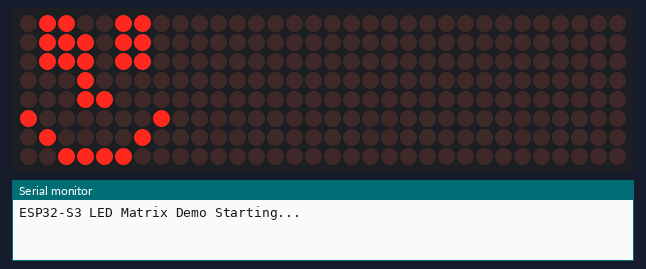
Bench run of a sketch on a simulated Arduino Uno, built with avr-gcc and run on an emulated ATmega328P. Shown: 32×8 LED matrix, the last lines printed to the serial monitor.

Above: at 0.1 s.
At 6.4 s:
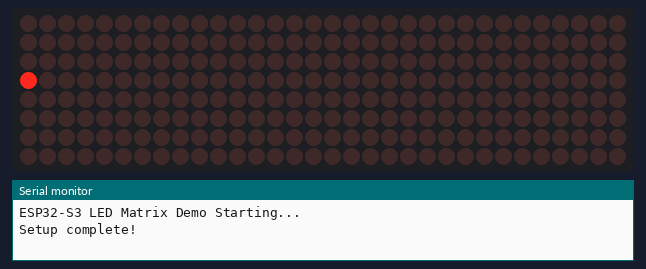
At 9.8 s:
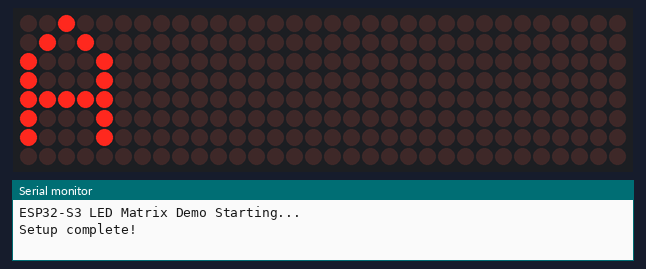

The sketch:

06-043-8x8_LED_display_multiple.ino
```cpp
/*  06.043 - Simple 8x8 LED Matrix Display for ESP32-S3 (Minimal Version)
 *
 * Course: IoT Development with ESP32-S3
 * Target Hardware: ESP32-S3-DevKitC-1 v1.1
 * Module: ESP32-S3-WROOM-1-N16R16V
 *
 * This minimal sketch shows how to display simple patterns and animations
 * on four 8x8 LED matrix displays. Perfect for beginners to learn the basics
 * of SPI communication and LED matrix control.
 *
 * HARDWARE INFORMATION:
 * =====================
 * - ESP32-S3-DevKitC-1 v1.1 development board
 * - 4x 8x8 LED Matrix displays with MAX7219/MAX7221 driver
 * - Breadboard and jumper wires
 * - USB-C cable for power and programming
 *
 * CIRCUIT DIAGRAM:
 * ================
 *
 *     ESP32-S3          LED Matrix Chain
 *     ┌─────────┐       ┌─────┐ ┌─────┐ ┌─────┐ ┌─────┐
 *     │      3V3├───────┤VCC  │─│VCC  │─│VCC  │─│VCC  │
 *     │      GND├───────┤GND  │─│GND  │─│GND  │─│GND  │
 *     │  GPIO11 ├───────┤DIN  ├─┤DIN  ├─┤DIN  ├─┤DIN  │
 *     │  GPIO12 ├───────┤CLK  ├─┤CLK  ├─┤CLK  ├─┤CLK  │
 *     │  GPIO10 ├───────┤CS   ├─┤CS   ├─┤CS   ├─┤CS   │
 *     └─────────┘       └─────┘ └─────┘ └─────┘ └─────┘
 *
 * COMPONENTS:
 * ===========
 * - 1x ESP32-S3-DevKitC-1 v1.1
 * - 4x MAX7219 8x8 LED Matrix modules
 * - 8x Jumper wires (Male-to-Male)
 *
 * GPIO ASSIGNMENTS:
 * =================
 * GPIO10 → CS (Chip Select)
 * GPIO11 → DIN (Data Input)
 * GPIO12 → CLK (Clock)
 * 3V3    → VCC (Power)
 * GND    → GND (Ground)
 *
 * TECHNICAL NOTES:
 * ================
 * - Connect displays in chain: ESP32 → Display0 → Display1 → Display2 → Display3
 * - Each display uses about 150mA at full brightness
 * - Total power: 4 × 150mA = 600mA (within ESP32-S3 limits)
 *
 * IDE REQUIREMENTS:
 * =================
 * - Arduino IDE 2.0+
 * - ESP32 Arduino Core v3.0+
 * - Board: "ESP32S3 Dev Module"
 * - Libraries: SPI, Adafruit_GFX, Max72xxPanel
 *
 * Created: May 22, 2017 by Peter Dalmaris
 * Updated: December 28, 2024 for ESP32-S3 compatibility
 */

#include <SPI.h>
#include <Adafruit_GFX.h>
#include <Max72xxPanel.h>

// Pin connections for ESP32-S3
const int CS_PIN = 10;    // Chip Select pin

// Create matrix object (CS pin, horizontal displays, vertical displays)
Max72xxPanel matrix = Max72xxPanel(CS_PIN, 4, 1);

// Smiley face pattern - each pair is {x, y} coordinates
const int smiley[25][2] = {
  // Left Eye
  {1,0}, {2,0}, {1,1}, {1,2}, {2,1}, {2,2},
  // Right Eye
  {5,0}, {6,0}, {5,1}, {5,2}, {6,1}, {6,2},
  // Nose
  {3,1}, {3,2}, {3,3}, {3,4}, {4,4},
  // Mouth
  {0,5}, {1,6}, {2,7}, {3,7}, {4,7}, {5,7}, {6,6}, {7,5}
};

void setup() {
  // Start serial communication for debugging
  Serial.begin(115200);
  Serial.println("ESP32-S3 LED Matrix Demo Starting...");

  // Configure the displays
  matrix.setIntensity(4);    // Set brightness (0-15)
  matrix.fillScreen(LOW);    // Clear the screen

  // Set display positions (important for 4-display chain)
  matrix.setPosition(0, 3, 0);  // Display 0 at position 3 (rightmost)
  matrix.setPosition(1, 2, 0);  // Display 1 at position 2
  matrix.setPosition(2, 1, 0);  // Display 2 at position 1
  matrix.setPosition(3, 0, 0);  // Display 3 at position 0 (leftmost)

  // Show smiley face pattern
  drawSmiley();
  delay(3000);

  Serial.println("Setup complete!");
}

void loop() {
  // Run different animations
  animatePixel();     // Moving pixel animation
  delay(500);

  animateCharacter(); // Moving character animation
  delay(500);

  drawSmiley();       // Show smiley face
  delay(2000);
}

// Draw the smiley face using the pattern array
void drawSmiley() {
  matrix.fillScreen(LOW);  // Clear screen

  // Draw each pixel of the smiley face
  for (int i = 0; i < 25; i++) {
    int x = smiley[i][0];
    int y = smiley[i][1];
    matrix.drawPixel(x, y, HIGH);
  }

  matrix.write();  // Update the display
}

// Animate a single pixel moving back and forth
void animatePixel() {
  matrix.fillScreen(LOW);

  // Move pixel left to right
  for (int x = 0; x < 32; x++) {
    matrix.drawPixel(x, 3, HIGH);  // Turn on pixel
    matrix.write();
    delay(50);
    matrix.drawPixel(x, 3, LOW);   // Turn off pixel
  }

  // Move pixel right to left
  for (int x = 31; x >= 0; x--) {
    matrix.drawPixel(x, 3, HIGH);  // Turn on pixel
    matrix.write();
    delay(50);
    matrix.drawPixel(x, 3, LOW);   // Turn off pixel
  }
}

// Animate a character moving across the display
void animateCharacter() {
  matrix.fillScreen(LOW);

  // Move character 'A' left to right
  for (int x = 0; x < 32; x++) {
    matrix.drawChar(x, 0, 'A', HIGH, LOW, 1);  // Draw character
    matrix.write();
    delay(40);
    matrix.drawChar(x, 0, 'A', LOW, LOW, 1);   // Erase character
  }

  // Move character 'A' right to left
  for (int x = 31; x >= 0; x--) {
    matrix.drawChar(x, 0, 'A', HIGH, LOW, 1);  // Draw character
    matrix.write();
    delay(40);
    matrix.drawChar(x, 0, 'A', LOW, LOW, 1);   // Erase character
  }
}
```

Measured:
- by itself, everything shown: repeats every 9.3 s, in 127 steps
- what the display in image 1 shows lasts 0.5 s, from 6.4 s to 6.9 s
- what the display in image 2 shows lasts 0.6 s, from 9.7 s to 10.3 s
